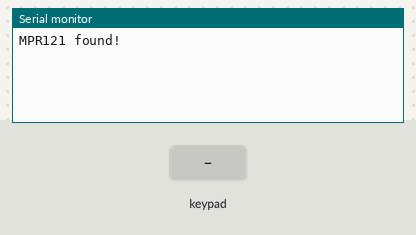
A sketch run on a simulated Arduino Uno, built with avr-gcc and run on an emulated ATmega328P. Parts: the last lines printed to the serial monitor. The test bench sets the inputs (shaded band).

Above: at 1.2 s.
1.3 s: key '0' pressed
At 2.0 s:
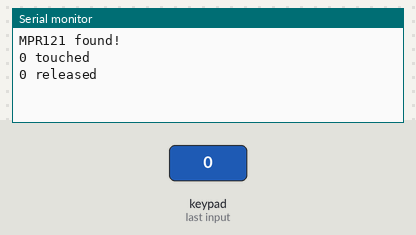
2.9 s: keypad keys 1 2 pressed 0.4 s apart
At 3.03 s:
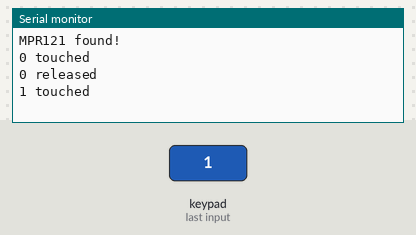
5.2 s: key '5' pressed
At 6.2 s:
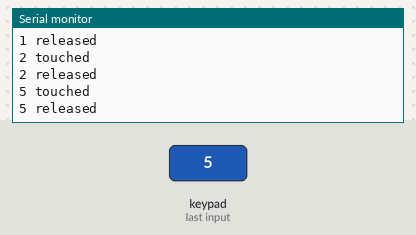
6.7 s: keypad keys 1 2 A pressed 0.4 s apart
At 9.2 s:
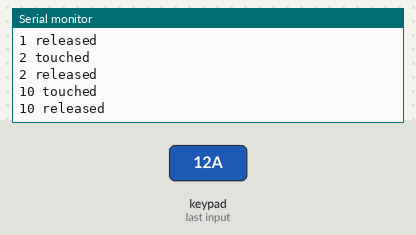
Timing chart, 0 to 10.4 s (numbered marks = the images above; inputs shaded):
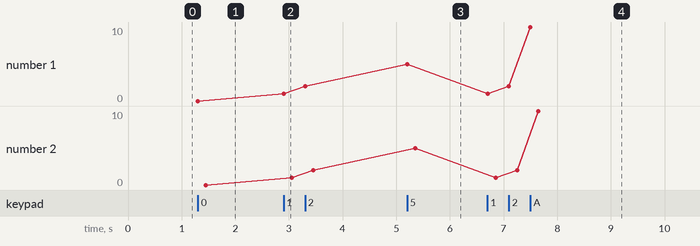

Measured:
- after the input at 1.3 s, the serial monitor: prints a new line at once (image 1)
- after the input at 2.9 s, the serial monitor: prints a new line at once (image 2)
- after the input at 5.2 s, the serial monitor: prints a new line at once (image 3)
- after the input at 6.7 s, the serial monitor: prints a new line at once (image 4)
- plotted number 1: 0 → 2 after the input at 2.9 s, 2 → 5 after the input at 5.2 s, 5 → 10 after the input at 6.7 s
- plotted number 2: 0 → 2 after the input at 2.9 s, 2 → 5 after the input at 5.2 s, 5 → 10 after the input at 6.7 s

The sketch:

Capacitive_Sensors_MPR121.ino
```cpp
#include <Wire.h>
#include "Adafruit_MPR121.h"

#ifndef _BV
#define _BV(bit) (1 << (bit))
#endif
Adafruit_MPR121 cap = Adafruit_MPR121();
uint16_t lasttouched = 0;
uint16_t currtouched = 0;

void setup() {
  Serial.begin(9600);
  while (!Serial) {
    delay(10);
  }
  if (!cap.begin(0x5A)) {
    Serial.println("MPR121 not found, check wiring?");
    while (1);
  }
  Serial.println("MPR121 found!");
}

void loop() {
  currtouched = cap.touched();
  for (uint8_t i=0; i<12; i++) {
    if ((currtouched & _BV(i)) && !(lasttouched & _BV(i)) ) {
      Serial.print(i); Serial.println(" touched");
    }
    if (!(currtouched & _BV(i)) && (lasttouched & _BV(i)) ) {
      Serial.print(i); Serial.println(" released");
    }
  }
  lasttouched = currtouched;
}
```
